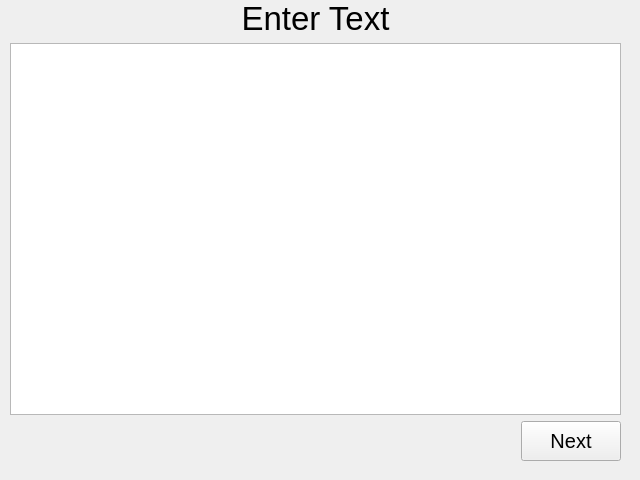
<?xml version="1.0" encoding="UTF-8"?>
<ui version="4.0">
 <class>Form</class>
 <widget class="QWidget" name="Form">
  <property name="geometry">
   <rect>
    <x>0</x>
    <y>0</y>
    <width>640</width>
    <height>480</height>
   </rect>
  </property>
  <property name="windowTitle">
   <string>Form</string>
  </property>
  <widget class="QWidget" name="verticalLayoutWidget">
   <property name="geometry">
    <rect>
     <x>0</x>
     <y>0</y>
     <width>621</width>
     <height>461</height>
    </rect>
   </property>
   <layout class="QGridLayout" name="gridLayout">
    <property name="leftMargin">
     <number>10</number>
    </property>
    <property name="topMargin">
     <number>0</number>
    </property>
    <property name="rightMargin">
     <number>0</number>
    </property>
    <item row="0" column="0">
     <widget class="QLabel" name="label">
      <property name="font">
       <font>
        <pointsize>25</pointsize>
       </font>
      </property>
      <property name="text">
       <string>Enter Text</string>
      </property>
      <property name="alignment">
       <set>Qt::AlignCenter</set>
      </property>
     </widget>
    </item>
    <item row="1" column="0">
     <widget class="QPlainTextEdit" name="plainTextEdit"/>
    </item>
    <item row="2" column="0">
     <layout class="QHBoxLayout" name="horizontalLayout">
      <item>
       <spacer name="horizontalSpacer">
        <property name="orientation">
         <enum>Qt::Horizontal</enum>
        </property>
        <property name="sizeType">
         <enum>QSizePolicy::Expanding</enum>
        </property>
        <property name="sizeHint" stdset="0">
         <size>
          <width>40</width>
          <height>20</height>
         </size>
        </property>
       </spacer>
      </item>
      <item>
       <widget class="QPushButton" name="pushButton">
        <property name="sizePolicy">
         <sizepolicy hsizetype="Fixed" vsizetype="Fixed">
          <horstretch>0</horstretch>
          <verstretch>0</verstretch>
         </sizepolicy>
        </property>
        <property name="minimumSize">
         <size>
          <width>100</width>
          <height>40</height>
         </size>
        </property>
        <property name="font">
         <font>
          <pointsize>15</pointsize>
         </font>
        </property>
        <property name="text">
         <string>Next</string>
        </property>
       </widget>
      </item>
     </layout>
    </item>
   </layout>
  </widget>
 </widget>
 <resources/>
 <connections/>
</ui>
